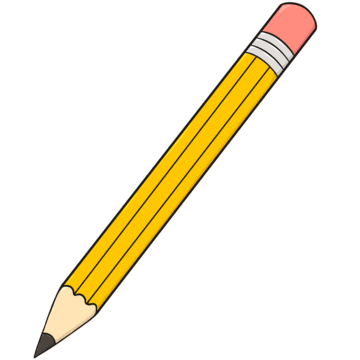
#> input picture images.png, 360 x 360 px
$ python sketch.py
#> lines starting #> are read from the running program, lines starting #| are printed output that depends on the picture; after the words box and inside, x2 and y2 are one past the last pixel; in counts of white or black regions, pixels touching at a corner belong together
import cv2
import numpy as np
from tkinter import Tk
from tkinter.filedialog import askopenfilename

# ---------------------------------
# Select Image
# ---------------------------------
Tk().withdraw()

file_path = askopenfilename(
    title="Select an Image",
    filetypes=[
        ("Image Files", "*.jpg *.jpeg *.png *.bmp")
    ]
)
#> the answer given: images.png

if not file_path:
    print("No image selected!")
    exit()

# ---------------------------------
# Load Image
# ---------------------------------
img = cv2.imread(file_path)
#> img is the input picture: shape (360, 360, 3); mean B, G, R 224.2, 242.3, 248.9

if img is None:
    print("Failed to load image!")
    exit()

# ---------------------------------
# Convert to Gray and Find Edges
# ---------------------------------
gray = cv2.cvtColor(img, cv2.COLOR_BGR2GRAY)
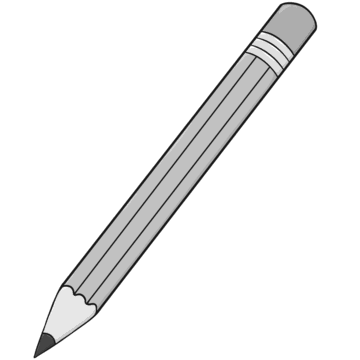
#> gray: shape (360, 360); min 24, max 255, mean 242.2

edges = cv2.Canny(gray, 50, 150)
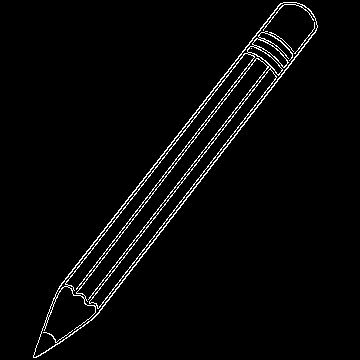
#> edges: shape (360, 360); 2.9% white in thin lines or dots, all inside (x1, y1, x2, y2) = (33, 2, 318, 358)

contours, _ = cv2.findContours(
    edges,
    cv2.RETR_LIST,
    cv2.CHAIN_APPROX_NONE
)
#> contours = 23 contours, 16 with area under 20; largest, box (x1, y1, x2, y2) and area: (33, 2, 318, 358) 18891, (33, 2, 318, 358) 5584, (76, 58, 272, 307) 4696, (65, 53, 270, 300) 3860, (89, 69, 277, 309) 3092, (252, 38, 288, 68) 275, (247, 46, 283, 75) 251

# ---------------------------------
# Create Blank Canvas
# ---------------------------------
canvas = np.zeros_like(img)

height, width = img.shape[:2]
#> height = 360; width = 360

# ---------------------------------
# Create Video Writer
# ---------------------------------
fourcc = cv2.VideoWriter_fourcc(*'mp4v')

video = cv2.VideoWriter(
    "color_sketch_animation.mp4",
    fourcc,
    30,
    (width, height)
)

# ---------------------------------
# Progress Setup
# ---------------------------------
total_points = sum(len(c) for c in contours)
#> total_points = 5451
current = 0

print("Starting Color Animation...\n")

# ---------------------------------
# Draw Using Original Colors
# ---------------------------------
for contour in contours:

    for point in contour:

        x, y = point[0]

        # Copy original pixel color
        canvas[y, x] = img[y, x]

        current += 1
        progress = (current / total_points) * 100

        print(
            f"\rProgress: {progress:.1f}%",
            end=""
        )

        cv2.imshow(
            "Color Drawing Animation",
            canvas
        )

        video.write(canvas)

        if cv2.waitKey(1) == 27:
            break
#> this loop made 23 passes
#> contour on pass 13: [[251, 48]]
#| Progress: 0.0%
#| Progress: 0.0%Progress: 0.1%Progress: 0.1%
#| Progress: 0.1%Progress: 0.1%Progress: 0.1%
#| Progress: 0.1%Progress: 0.2%Progress: 0.2%
#| Progress: 0.2%Progress: 0.2%Progress: 0.2%
#| Progress: 0.3%Progress: 0.3%Progress: 0.3%
#| Progress: 0.3%Progress: 0.3%Progress: 0.3%
#| Progress: 0.4%Progress: 0.4%Progress: 0.4%
#> (further printed lines are left out)
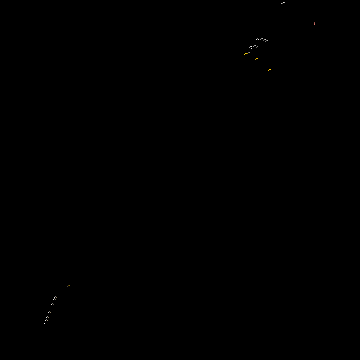
#> canvas: shape (360, 360, 3); mean B, G, R 0.1, 0.1, 0.1
#> after the loop, current = 64

# ---------------------------------
# Show Final Image For 2 Seconds
# ---------------------------------
for _ in range(60):
    video.write(img)

video.release()

print("\n\nVideo Saved Successfully!")
print("File: color_sketch_animation.mp4")

cv2.waitKey(5000)
cv2.destroyAllWindows()
